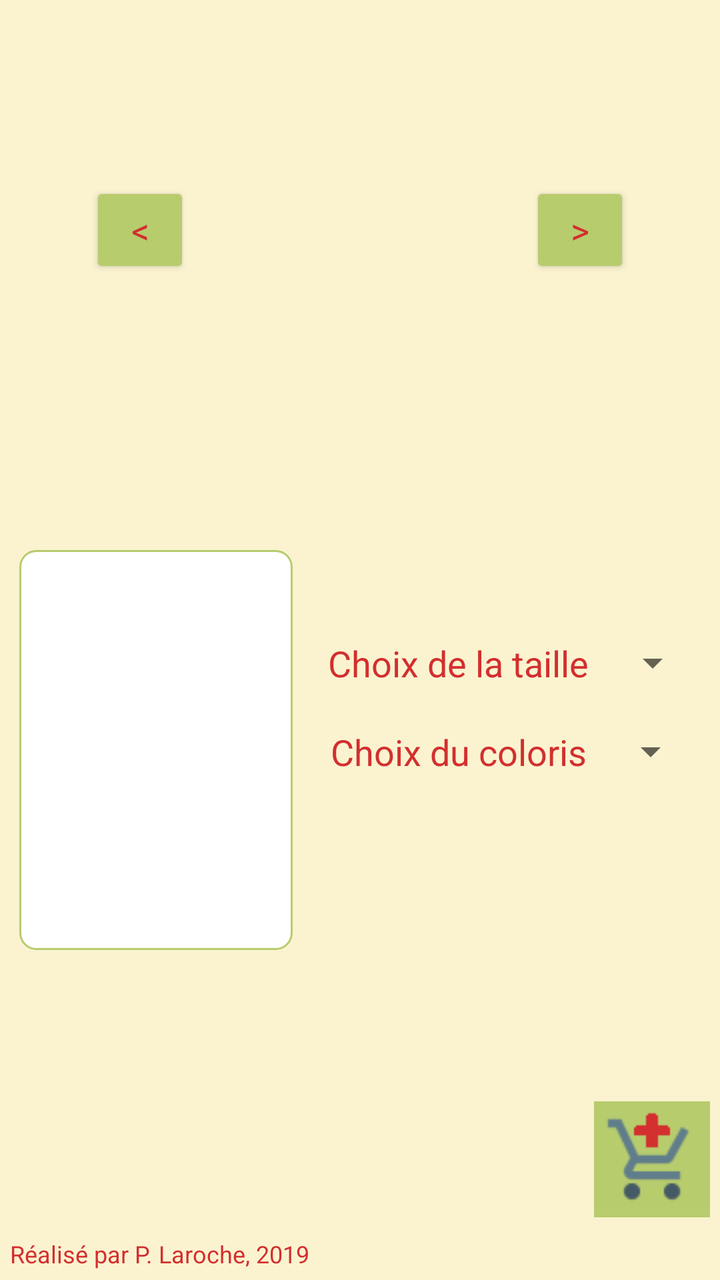
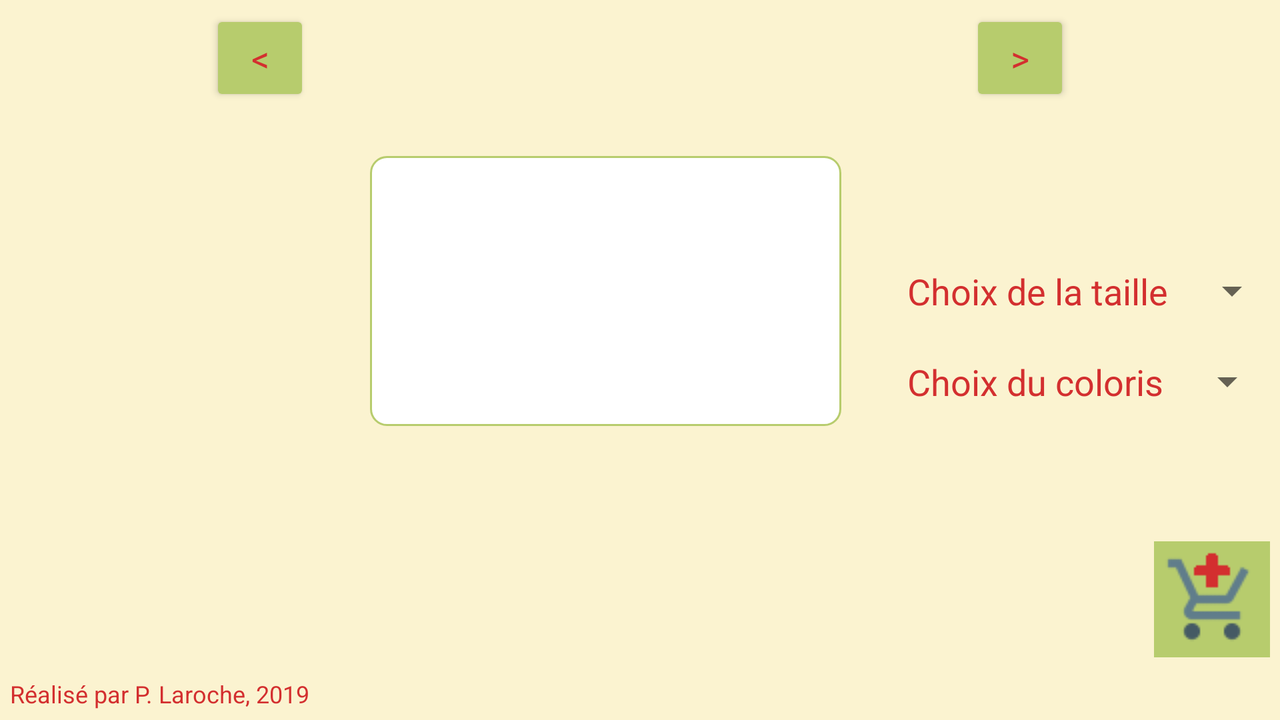

The same Android screen from two of the app's own layout files: first res/layout/ as a phone draws it, then the repository's variant for another configuration, drawn on a device whose configuration selects that folder. Both files follow.
<!-- AndroidManifest.xml: application theme AppTheme -->
<!-- res/layout/fragment_ventecatalogue.xml -->
<?xml version="1.0" encoding="utf-8"?>
<androidx.constraintlayout.widget.ConstraintLayout xmlns:android="http://schemas.android.com/apk/res/android"
    xmlns:app="http://schemas.android.com/apk/res-auto"
    xmlns:tools="http://schemas.android.com/tools"
    android:layout_width="match_parent"
    android:layout_height="match_parent"
    tools:context=".VenteCatalogueFragment">


    <ImageView
        android:id="@+id/img_produit_zoom"
        android:layout_width="0dp"
        android:layout_height="0dp"
        android:layout_margin="2dp"
        android:visibility="gone"
        app:layout_constraintBottom_toBottomOf="parent"
        app:layout_constraintLeft_toLeftOf="parent"
        app:layout_constraintRight_toRightOf="parent"
        app:layout_constraintTop_toTopOf="parent" />

    <ImageButton
        android:id="@+id/ib_panier"
        android:layout_width="wrap_content"
        android:layout_height="wrap_content"
        android:layout_margin="5dp"
        android:layout_marginBottom="647dp"
        android:background="@color/colorAccent"
        android:padding="5dp"
        android:src="@drawable/ic_basket_ajout_48"
        app:layout_constraintBottom_toTopOf="@+id/txt_footer"
        app:layout_constraintEnd_toEndOf="parent" />

    <Button
        android:id="@+id/btn_precedent"
        android:layout_width="50dp"
        android:layout_height="wrap_content"
        android:text="@string/vc_btn_precedent"
        android:theme="@style/boutongrise"
        app:layout_constraintBottom_toBottomOf="@id/img_produit"
        app:layout_constraintHorizontal_chainStyle="packed"
        app:layout_constraintLeft_toLeftOf="parent"
        app:layout_constraintRight_toLeftOf="@id/img_produit"
        app:layout_constraintTop_toTopOf="@+id/img_produit" />

    <ImageView
        android:id="@+id/img_produit"
        android:layout_width="150dp"
        android:layout_height="150dp"
        android:layout_marginLeft="10dp"
        android:layout_marginTop="40dp"
        android:layout_marginRight="10dp"
        android:scaleType="centerInside"
        app:layout_constraintLeft_toRightOf="@id/btn_precedent"
        app:layout_constraintRight_toLeftOf="@id/btn_suivant"
        app:layout_constraintTop_toTopOf="parent" />

    <Button
        android:id="@+id/btn_suivant"
        android:layout_width="50dp"
        android:layout_height="wrap_content"
       android:text="@string/vc_btn_suivant"
        android:theme="@style/boutongrise"
        app:layout_constraintBottom_toBottomOf="@+id/img_produit"
        app:layout_constraintLeft_toRightOf="@id/img_produit"
        app:layout_constraintRight_toRightOf="parent"
        app:layout_constraintTop_toTopOf="@+id/img_produit" />

    <TextView
        android:id="@+id/txt_nomproduit"
        style="@style/text_titre"
        android:layout_width="wrap_content"
        android:layout_height="wrap_content"
        android:layout_marginTop="25dp"
        app:layout_constraintLeft_toLeftOf="parent"
        app:layout_constraintRight_toRightOf="parent"
        app:layout_constraintTop_toBottomOf="@id/img_produit" />

    <ScrollView
        android:id="@+id/scr_descriptionproduit"
        android:layout_width="0dp"
        android:layout_height="200dp"
        android:layout_marginTop="25dp"
        android:background="@drawable/cadre"
        app:layout_constraintLeft_toLeftOf="parent"
        app:layout_constraintRight_toLeftOf="@id/sp_tailleproduit"
        app:layout_constraintTop_toBottomOf="@id/txt_nomproduit"
        app:layout_constraintWidth_default="percent"
        app:layout_constraintWidth_percent=".38">

        <TextView
            android:id="@+id/txt_descriptionproduit"
            android:layout_width="match_parent"
            android:layout_height="wrap_content"
            android:maxLines="12"
            android:padding="5dp"
            android:textSize="@dimen/texte_long" />
    </ScrollView>

    <TextView
        android:id="@+id/txt_tarifproduit"
        android:layout_width="wrap_content"
        android:layout_height="wrap_content"
        app:layout_constraintBottom_toTopOf="@+id/sp_tailleproduit"
        app:layout_constraintLeft_toLeftOf="@id/sp_tailleproduit"
        app:layout_constraintRight_toRightOf="parent"
        app:layout_constraintTop_toTopOf="@id/scr_descriptionproduit" />

    <Spinner
        android:id="@+id/sp_tailleproduit"
        android:layout_width="wrap_content"
        android:layout_height="wrap_content"
        android:layout_marginTop="20dp"
        android:entries="@array/taille"
        android:spinnerMode="dropdown"
        app:layout_constraintBottom_toTopOf="@+id/sp_colorisproduit"
        app:layout_constraintLeft_toRightOf="@id/scr_descriptionproduit"
        app:layout_constraintRight_toRightOf="parent"
        app:layout_constraintTop_toBottomOf="@id/txt_tarifproduit" />

    <Spinner
        android:id="@+id/sp_colorisproduit"
        android:layout_width="wrap_content"
        android:layout_height="wrap_content"
        android:layout_marginTop="20dp"
        android:entries="@array/coloris"
        android:spinnerMode="dropdown"
        app:layout_constraintLeft_toRightOf="@id/scr_descriptionproduit"
        app:layout_constraintRight_toRightOf="parent"
        app:layout_constraintTop_toBottomOf="@id/sp_tailleproduit" />

    <TextView
        android:id="@+id/txt_footer"
        android:layout_width="0dp"
        android:layout_height="wrap_content"
        android:padding="5dp"
        android:text="@string/app_footer"
        android:textSize="@dimen/tiny"
        app:layout_constraintBottom_toBottomOf="parent"
        app:layout_constraintLeft_toLeftOf="parent"
        app:layout_constraintRight_toRightOf="parent" />

</androidx.constraintlayout.widget.ConstraintLayout>
<!-- resources referenced by this layout -->
<resources>
  <string-array name="coloris">
          <item>Choix du coloris</item>
          <item>Rouge</item>
          <item>Jaune</item>
          <item>Vert</item>
          <item>Bleu</item>
      </string-array>
  <string-array name="taille">
          <item>Choix de la taille</item>
          <item>S</item>
          <item>M</item>
          <item>L</item>
          <item>XL</item>
          <item>XXL</item>
      </string-array>
  <color name="colorAccent">#b7cc6d</color>
  <dimen name="texte_long">16sp</dimen>
  <dimen name="tiny">12sp</dimen>
  <!-- drawable cadre (drawable) -->
  <?xml version="1.0" encoding="utf-8"?>
  <shape android:shape="rectangle" xmlns:android="http://schemas.android.com/apk/res/android">
      <corners android:radius="8dp"/>
      <solid android:color="@color/colorContraste" />
      <stroke android:width="1dp" android:color="@color/colorAccent"/>
  </shape>
  <!-- drawable ic_basket_ajout_48: png bitmap (drawable, 1511 bytes) -->
  <string name="app_footer">Réalisé par P. Laroche, 2019</string>string&gt;
  <string name="vc_btn_precedent">&lt;</string>
  <string name="vc_btn_suivant">&gt;</string>
  <style name="boutongrise">
          <item name="colorButtonNormal">@color/colorButtonNormal</item>
      </style>
  <style name="text_titre">
          <item name="android:fontFamily">@font/aladin</item>
          <item name="android:textSize">@dimen/big</item>
      </style>
  <style name="AppTheme" parent="Theme.AppCompat.Light.DarkActionBar">
          <item name="colorAccent">@color/colorAccent</item>
          <item name="colorPrimary">@color/colorPrimary</item>
          <item name="colorPrimaryDark">@color/colorPrimaryDark</item>
          <item name="android:textColor">@color/colorPrimaryDark</item>
          <item name="android:windowBackground">@color/colorPrimaryLight</item>
          <item name="android:textSize">@dimen/normal</item>
          <item name="buttonStyle">@style/monstylebouton</item>
      </style>
  <color name="colorContraste">#FFFFFF</color>
  <color name="colorButtonNormal">#71C174</color>
  <dimen name="big">26sp</dimen>
  <color name="colorPrimary">#F44336</color>
  <color name="colorPrimaryDark">#D32F2F</color>
  <color name="colorPrimaryLight">#FBF3D0</color>
  <dimen name="normal">18sp</dimen>
  <style name="monstylebouton" parent="Widget.AppCompat.Button.Colored">
          <item name="android:textColor">@color/colorPrimaryDark</item>
          <item name="android:fontFamily">@font/gochi_hand</item>
      </style>
</resources>
<!-- res/layout-land/fragment_ventecatalogue.xml (the repository's variant of the layout above) -->
<!-- drawn on the phone turned sideways -->
<?xml version="1.0" encoding="utf-8"?>
<androidx.constraintlayout.widget.ConstraintLayout xmlns:android="http://schemas.android.com/apk/res/android"
    xmlns:tools="http://schemas.android.com/tools"
    xmlns:app="http://schemas.android.com/apk/res-auto"
    android:layout_width="match_parent"
    android:layout_height="match_parent"
    tools:context=".VenteCatalogueFragment">

    <ImageView
        android:id="@+id/img_produit_zoom"
        android:layout_width="0dp"
        android:layout_height="0dp"
        android:src="@drawable/pull0"
        android:layout_margin="2dp"
        app:layout_constraintTop_toTopOf="parent"
        app:layout_constraintBottom_toBottomOf="parent"
        app:layout_constraintLeft_toLeftOf="parent"
        app:layout_constraintRight_toRightOf="parent"
        android:visibility="gone"
        android:onClick="onClickGrandProduit"/>

    <ImageButton
        android:id="@+id/ib_panier"
        android:layout_width="wrap_content"
        android:layout_height="wrap_content"
        android:layout_margin="5dp"
        android:layout_marginBottom="327dp"
        android:background="@color/colorAccent"
        android:onClick="onClickAjouterPanier"
        android:padding="5dp"
        android:src="@drawable/ic_basket_ajout_48"
        app:layout_constraintBottom_toTopOf="@+id/txt_footer"
        app:layout_constraintEnd_toEndOf="parent" />

    <Button
        android:id="@+id/btn_precedent"
        android:layout_width="50dp"
        android:layout_height="wrap_content"
        android:layout_margin="5dp"
        android:theme="@style/boutongrise"
        android:text="@string/vc_btn_precedent"
        app:layout_constraintTop_toTopOf="parent"
        app:layout_constraintLeft_toLeftOf="parent"
        app:layout_constraintRight_toLeftOf="@id/txt_nomproduit"
        app:layout_constraintHorizontal_chainStyle="packed"
        app:layout_constraintWidth_percent=".25"
        android:onClick="onClickPrecedent"/>

    <TextView
        android:id="@+id/txt_nomproduit"
        android:layout_width="0dp"
        android:layout_height="wrap_content"
        style="@style/text_titre"
        android:textAlignment="center"
        app:layout_constraintLeft_toRightOf="@id/btn_precedent"
        app:layout_constraintRight_toLeftOf="@id/btn_suivant"
        app:layout_constraintWidth_percent=".5"
        app:layout_constraintBaseline_toBaselineOf="@id/btn_precedent" />

    <Button
        android:id="@+id/btn_suivant"
        android:layout_width="50dp"
        android:layout_height="wrap_content"
        android:layout_margin="5dp"
        android:theme="@style/boutongrise"
        android:text="@string/vc_btn_suivant"
        app:layout_constraintTop_toTopOf="parent"
        app:layout_constraintLeft_toRightOf="@id/txt_nomproduit"
        app:layout_constraintRight_toRightOf="parent"
        app:layout_constraintWidth_percent=".25"
        android:onClick="onClickSuivant"/>

    <ImageView
        android:id="@+id/img_produit"
        android:layout_width="150dp"
        android:layout_height="150dp"
        android:scaleType="centerInside"
        android:layout_marginTop="10dp"
        android:layout_marginLeft="10dp"
        app:layout_constraintTop_toBottomOf="@id/btn_precedent"
        app:layout_constraintLeft_toLeftOf="parent"
        android:onClick="onClickProduit"/>

    <ScrollView
        android:id="@+id/scr_descriptionproduit"
        android:layout_width="0dp"
        android:layout_height="0dp"
        android:background="@drawable/cadre"
        app:layout_constraintLeft_toRightOf="@id/img_produit"
        app:layout_constraintRight_toLeftOf="@id/sp_tailleproduit"
        app:layout_constraintTop_toTopOf="@id/img_produit"
        app:layout_constraintBottom_toBottomOf="@id/img_produit"
        android:layout_marginTop="15dp"
        android:layout_marginLeft="25dp"
        android:layout_marginRight="25dp">
        <TextView
            android:id="@+id/txt_descriptionproduit"
            android:layout_width="match_parent"
            android:layout_height="wrap_content"
            android:maxLines="12"
            android:padding="5dp"
            android:textSize="@dimen/texte_long"
            />

    </ScrollView>


    <TextView
        android:id="@+id/txt_tarifproduit"
        android:layout_width="wrap_content"
        android:layout_height="wrap_content"
        android:layout_marginTop="10dp"
        app:layout_constraintVertical_chainStyle="spread_inside"
        app:layout_constraintLeft_toLeftOf="@id/sp_tailleproduit"
        app:layout_constraintLeft_toRightOf="@id/scr_descriptionproduit"
        app:layout_constraintTop_toTopOf="@id/scr_descriptionproduit"
        app:layout_constraintBottom_toTopOf="@+id/sp_tailleproduit"
        />

    <Spinner
        android:id="@+id/sp_tailleproduit"
        android:layout_width="wrap_content"
        android:layout_height="wrap_content"
        app:layout_constraintRight_toRightOf="parent"
        app:layout_constraintLeft_toRightOf="@id/scr_descriptionproduit"
        app:layout_constraintTop_toBottomOf="@id/txt_tarifproduit"
        app:layout_constraintBottom_toTopOf="@+id/sp_colorisproduit"
        android:layout_marginTop="10dp"
        android:spinnerMode="dropdown"
        android:entries="@array/taille" />

    <Spinner
        android:id="@+id/sp_colorisproduit"
        android:layout_width="wrap_content"
        android:layout_height="wrap_content"
        app:layout_constraintLeft_toLeftOf="@id/sp_tailleproduit"
        app:layout_constraintLeft_toRightOf="@id/scr_descriptionproduit"
        app:layout_constraintTop_toBottomOf="@id/sp_tailleproduit"
        app:layout_constraintBottom_toBottomOf="@id/scr_descriptionproduit"
        android:layout_marginTop="10dp"
        android:layout_marginBottom="10dp"
        android:spinnerMode="dropdown"
        android:entries="@array/coloris" />

    <TextView
        android:id="@+id/txt_footer"
        android:layout_width="0dp"
        android:layout_height="wrap_content"
        android:padding="5dp"
        android:text="@string/app_footer"
        android:textSize="@dimen/tiny"
        app:layout_constraintBottom_toBottomOf="parent"
        app:layout_constraintLeft_toLeftOf="parent"
        app:layout_constraintRight_toRightOf="parent" />

</androidx.constraintlayout.widget.ConstraintLayout>
<!-- resources referenced by the variant -->
<!-- as the phone turned sideways resolves them -->
<resources>
  <string-array name="coloris">
          <item>Choix du coloris</item>
          <item>Rouge</item>
          <item>Jaune</item>
          <item>Vert</item>
          <item>Bleu</item>
      </string-array>
  <string-array name="taille">
          <item>Choix de la taille</item>
          <item>S</item>
          <item>M</item>
          <item>L</item>
          <item>XL</item>
          <item>XXL</item>
      </string-array>
  <color name="colorAccent">#b7cc6d</color>
  <dimen name="texte_long">16sp</dimen>
  <dimen name="tiny">12sp</dimen>
  <!-- drawable cadre (drawable) -->
  <?xml version="1.0" encoding="utf-8"?>
  <shape android:shape="rectangle" xmlns:android="http://schemas.android.com/apk/res/android">
      <corners android:radius="8dp"/>
      <solid android:color="@color/colorContraste" />
      <stroke android:width="1dp" android:color="@color/colorAccent"/>
  </shape>
  <!-- drawable ic_basket_ajout_48: png bitmap (drawable, 1511 bytes) -->
  <!-- drawable pull0: jpg bitmap (drawable, 10904 bytes) -->
  <string name="app_footer">Réalisé par P. Laroche, 2019</string>string&gt;
  <string name="vc_btn_precedent">&lt;</string>
  <string name="vc_btn_suivant">&gt;</string>
  <style name="boutongrise">
          <item name="colorButtonNormal">@color/colorButtonNormal</item>
      </style>
  <style name="text_titre">
          <item name="android:fontFamily">@font/aladin</item>
          <item name="android:textSize">@dimen/big</item>
      </style>
  <style name="AppTheme" parent="Theme.AppCompat.Light.DarkActionBar">
          <item name="colorAccent">@color/colorAccent</item>
          <item name="colorPrimary">@color/colorPrimary</item>
          <item name="colorPrimaryDark">@color/colorPrimaryDark</item>
          <item name="android:textColor">@color/colorPrimaryDark</item>
          <item name="android:windowBackground">@color/colorPrimaryLight</item>
          <item name="android:textSize">@dimen/normal</item>
          <item name="buttonStyle">@style/monstylebouton</item>
      </style>
  <color name="colorContraste">#FFFFFF</color>
  <color name="colorButtonNormal">#71C174</color>
  <dimen name="big">26sp</dimen>
  <color name="colorPrimary">#F44336</color>
  <color name="colorPrimaryDark">#D32F2F</color>
  <color name="colorPrimaryLight">#FBF3D0</color>
  <dimen name="normal">18sp</dimen>
  <style name="monstylebouton" parent="Widget.AppCompat.Button.Colored">
          <item name="android:textColor">@color/colorPrimaryDark</item>
          <item name="android:fontFamily">@font/gochi_hand</item>
      </style>
</resources>
